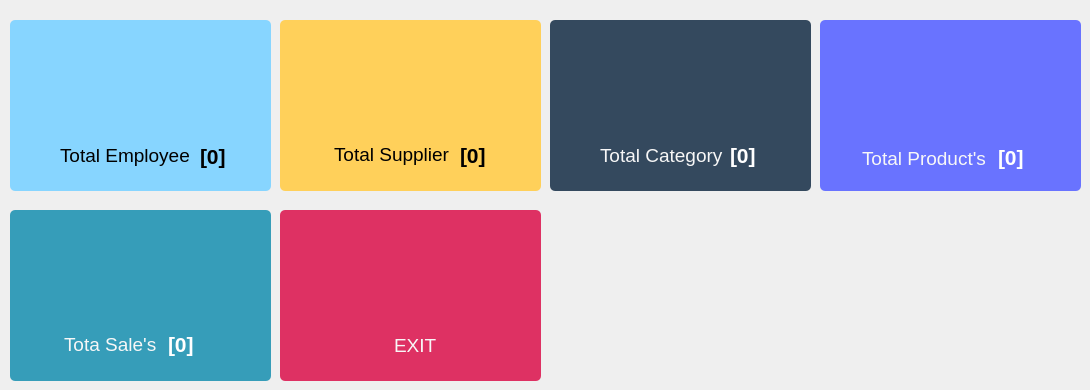
     <widget class="QWidget" name="tab">
      <attribute name="title">
       <string>Dashboard</string>
      </attribute>
      <widget class="QFrame" name="frame_9">
       <property name="geometry">
        <rect>
         <x>280</x>
         <y>20</y>
         <width>261</width>
         <height>171</height>
        </rect>
       </property>
       <property name="styleSheet">
        <string notr="true">background-color: rgb(255, 208, 90);
border-radius:5px;</string>
       </property>
       <property name="frameShape">
        <enum>QFrame::StyledPanel</enum>
       </property>
       <property name="frameShadow">
        <enum>QFrame::Raised</enum>
       </property>
       <widget class="QLabel" name="label_52">
        <property name="geometry">
         <rect>
          <x>180</x>
          <y>120</y>
          <width>31</width>
          <height>31</height>
         </rect>
        </property>
        <property name="font">
         <font>
          <pointsize>16</pointsize>
          <weight>75</weight>
          <bold>true</bold>
         </font>
        </property>
        <property name="text">
         <string>[0]</string>
        </property>
       </widget>
       <widget class="QLabel" name="label_53">
        <property name="geometry">
         <rect>
          <x>54</x>
          <y>119</y>
          <width>121</width>
          <height>31</height>
         </rect>
        </property>
        <property name="font">
         <font>
          <pointsize>14</pointsize>
          <weight>50</weight>
          <bold>false</bold>
         </font>
        </property>
        <property name="text">
         <string>Total Supplier</string>
        </property>
       </widget>
       <widget class="QWidget" name="widget_4" native="true">
        <property name="geometry">
         <rect>
          <x>85</x>
          <y>16</y>
          <width>102</width>
          <height>101</height>
         </rect>
        </property>
        <property name="styleSheet">
         <string notr="true">background-image: url(:/images/Images/supplier_white.png);</string>
        </property>
       </widget>
      </widget>
      <widget class="QFrame" name="frame_10">
       <property name="geometry">
        <rect>
         <x>820</x>
         <y>20</y>
         <width>261</width>
         <height>171</height>
        </rect>
       </property>
       <property name="styleSheet">
        <string notr="true">background-color: rgb(105, 115, 255);
border-radius:5px;</string>
       </property>
       <property name="frameShape">
        <enum>QFrame::StyledPanel</enum>
       </property>
       <property name="frameShadow">
        <enum>QFrame::Raised</enum>
       </property>
       <widget class="QLabel" name="label_57">
        <property name="geometry">
         <rect>
          <x>42</x>
          <y>123</y>
          <width>131</width>
          <height>31</height>
         </rect>
        </property>
        <property name="font">
         <font>
          <pointsize>14</pointsize>
          <weight>50</weight>
          <bold>false</bold>
         </font>
        </property>
        <property name="styleSheet">
         <string notr="true">color: rgb(247, 247, 247);</string>
        </property>
        <property name="text">
         <string>Total Product's</string>
        </property>
       </widget>
       <widget class="QLabel" name="label_55">
        <property name="geometry">
         <rect>
          <x>178</x>
          <y>122</y>
          <width>31</width>
          <height>31</height>
         </rect>
        </property>
        <property name="font">
         <font>
          <pointsize>16</pointsize>
          <weight>75</weight>
          <bold>true</bold>
         </font>
        </property>
        <property name="styleSheet">
         <string notr="true">color: rgb(255, 255, 255);</string>
        </property>
        <property name="text">
         <string>[0]</string>
        </property>
       </widget>
       <widget class="QWidget" name="widget_6" native="true">
        <property name="geometry">
         <rect>
          <x>73</x>
          <y>20</y>
          <width>101</width>
          <height>97</height>
         </rect>
        </property>
        <property name="styleSheet">
         <string notr="true">background-image: url(:/images/Images/package.png);</string>
        </property>
       </widget>
      </widget>
      <widget class="QFrame" name="frame_7">
       <property name="geometry">
        <rect>
         <x>10</x>
         <y>210</y>
         <width>261</width>
         <height>171</height>
        </rect>
       </property>
       <property name="styleSheet">
        <string notr="true">background-color: rgb(54, 157, 185);
border-radius:5px;</string>
       </property>
       <property name="frameShape">
        <enum>QFrame::StyledPanel</enum>
       </property>
       <property name="frameShadow">
        <enum>QFrame::Raised</enum>
       </property>
       <widget class="QLabel" name="label_59">
        <property name="geometry">
         <rect>
          <x>54</x>
          <y>119</y>
          <width>101</width>
          <height>31</height>
         </rect>
        </property>
        <property name="font">
         <font>
          <pointsize>14</pointsize>
          <weight>50</weight>
          <bold>false</bold>
         </font>
        </property>
        <property name="styleSheet">
         <string notr="true">color: rgb(247, 247, 247);</string>
        </property>
        <property name="text">
         <string>Tota Sale's</string>
        </property>
       </widget>
       <widget class="QLabel" name="label_56">
        <property name="geometry">
         <rect>
          <x>158</x>
          <y>114</y>
          <width>31</width>
          <height>41</height>
         </rect>
        </property>
        <property name="font">
         <font>
          <pointsize>16</pointsize>
          <weight>75</weight>
          <bold>true</bold>
         </font>
        </property>
        <property name="styleSheet">
         <string notr="true">color: rgb(255, 255, 255);</string>
        </property>
        <property name="text">
         <string>[0]</string>
        </property>
       </widget>
       <widget class="QWidget" name="widget_7" native="true">
        <property name="geometry">
         <rect>
          <x>73</x>
          <y>15</y>
          <width>99</width>
          <height>100</height>
         </rect>
        </property>
        <property name="styleSheet">
         <string notr="true">background-image: url(:/images/Images/increase.png);</string>
        </property>
       </widget>
      </widget>
      <widget class="QFrame" name="frame_5">
       <property name="geometry">
        <rect>
         <x>280</x>
         <y>210</y>
         <width>261</width>
         <height>171</height>
        </rect>
       </property>
       <property name="styleSheet">
        <string notr="true">background-color: rgb(222, 49, 99);
border-radius:5px;</string>
       </property>
       <property name="frameShape">
        <enum>QFrame::StyledPanel</enum>
       </property>
       <property name="frameShadow">
        <enum>QFrame::Raised</enum>
       </property>
       <widget class="QLabel" name="label_60">
        <property name="geometry">
         <rect>
          <x>114</x>
          <y>120</y>
          <width>51</width>
          <height>31</height>
         </rect>
        </property>
        <property name="font">
         <font>
          <pointsize>14</pointsize>
          <weight>50</weight>
          <bold>false</bold>
         </font>
        </property>
        <property name="styleSheet">
         <string notr="true">color: rgb(247, 247, 247);</string>
        </property>
        <property name="text">
         <string>EXIT</string>
        </property>
       </widget>
       <widget class="QWidget" name="widget_8" native="true">
        <property name="geometry">
         <rect>
          <x>80</x>
          <y>20</y>
          <width>101</width>
          <height>91</height>
         </rect>
        </property>
        <property name="styleSheet">
         <string notr="true">background-image: url(:/images/Images/power.png);</string>
        </property>
       </widget>
      </widget>
      <widget class="QFrame" name="frame_8">
       <property name="geometry">
        <rect>
         <x>550</x>
         <y>20</y>
         <width>261</width>
         <height>171</height>
        </rect>
       </property>
       <property name="styleSheet">
        <string notr="true">background-color: rgb(52, 73, 94);
border-radius:5px;</string>
       </property>
       <property name="frameShape">
        <enum>QFrame::StyledPanel</enum>
       </property>
       <property name="frameShadow">
        <enum>QFrame::Raised</enum>
       </property>
       <widget class="QLabel" name="label_54">
        <property name="geometry">
         <rect>
          <x>180</x>
          <y>120</y>
          <width>31</width>
          <height>31</height>
         </rect>
        </property>
        <property name="font">
         <font>
          <pointsize>16</pointsize>
          <weight>75</weight>
          <bold>true</bold>
         </font>
        </property>
        <property name="styleSheet">
         <string notr="true">color: rgb(255, 255, 255);</string>
        </property>
        <property name="text">
         <string>[0]</string>
        </property>
       </widget>
       <widget class="QLabel" name="label_64">
        <property name="geometry">
         <rect>
          <x>50</x>
          <y>120</y>
          <width>131</width>
          <height>31</height>
         </rect>
        </property>
        <property name="font">
         <font>
          <pointsize>14</pointsize>
          <weight>50</weight>
          <bold>false</bold>
         </font>
        </property>
        <property name="styleSheet">
         <string notr="true">color: rgb(247, 247, 247);</string>
        </property>
        <property name="text">
         <string>Total Category</string>
        </property>
       </widget>
       <widget class="QWidget" name="widget_5" native="true">
        <property name="geometry">
         <rect>
          <x>80</x>
          <y>16</y>
          <width>101</width>
          <height>91</height>
         </rect>
        </property>
        <property name="styleSheet">
         <string notr="true">background-image: url(:/images/Images/files_white.png);</string>
        </property>
       </widget>
      </widget>
      <widget class="QFrame" name="frame_6">
       <property name="geometry">
        <rect>
         <x>10</x>
         <y>20</y>
         <width>261</width>
         <height>171</height>
        </rect>
       </property>
       <property name="styleSheet">
        <string notr="true">background-color: rgb(135, 213, 255);
border-radius:5px;</string>
       </property>
       <property name="frameShape">
        <enum>QFrame::StyledPanel</enum>
       </property>
       <property name="frameShadow">
        <enum>QFrame::Raised</enum>
       </property>
       <widget class="QLabel" name="label_12">
        <property name="geometry">
         <rect>
          <x>50</x>
          <y>120</y>
          <width>131</width>
          <height>31</height>
         </rect>
        </property>
        <property name="font">
         <font>
          <pointsize>14</pointsize>
          <weight>50</weight>
          <bold>false</bold>
         </font>
        </property>
        <property name="text">
         <string>Total Employee</string>
        </property>
       </widget>
       <widget class="QLabel" name="label_51">
        <property name="geometry">
         <rect>
          <x>190</x>
          <y>116</y>
          <width>31</width>
          <height>41</height>
         </rect>
        </property>
        <property name="font">
         <font>
          <pointsize>16</pointsize>
          <weight>75</weight>
          <bold>true</bold>
         </font>
        </property>
        <property name="text">
         <string>[0]</string>
        </property>
       </widget>
       <widget class="QWidget" name="widget_3" native="true">
        <property name="geometry">
         <rect>
          <x>82</x>
          <y>10</y>
          <width>101</width>
          <height>101</height>
         </rect>
        </property>
        <property name="styleSheet">
         <string notr="true">background-image: url(:/images/Images/teamwork.png);</string>
        </property>
       </widget>
      </widget>
     </widget>
